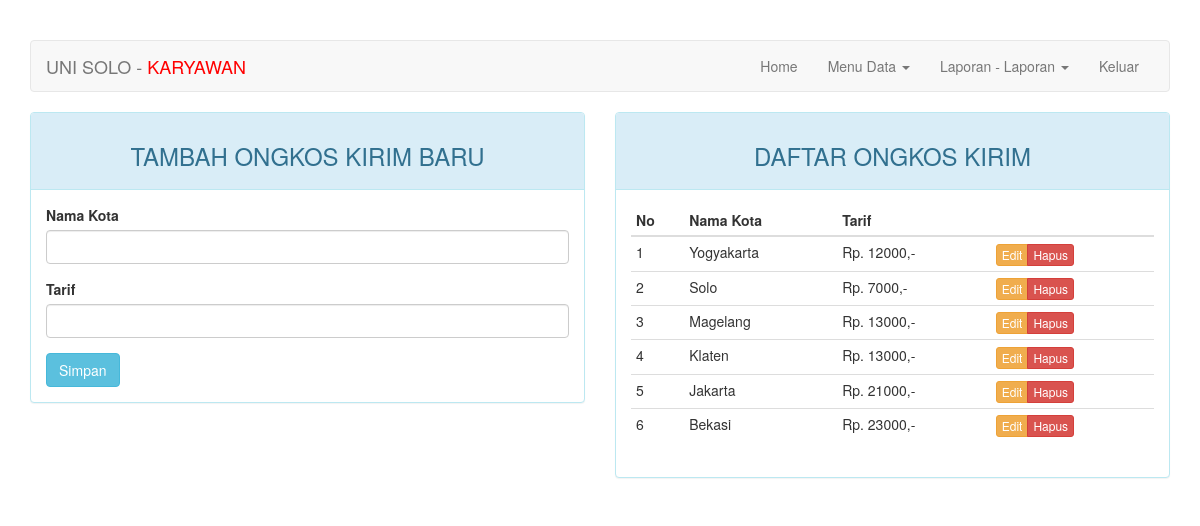
Screenshot of /karyawan/index.php?halaman=ongkos_kirim (signed in) with the database file from the repository.
### tables this page shows
CREATE TABLE IF NOT EXISTS `ongkos_kirim` (
`id_ongkos_kirim` int(3) NOT NULL,
  `kota` varchar(10) NOT NULL,
  `tarif` int(6) NOT NULL
);

### karyawan/halaman/ongkos_kirim.php (the view, shortened to what this page needs)
<div class="col-md-6">
    <div class="panel panel-info">
        <div class="panel-heading"><h3 class="text-center">TAMBAH ONGKOS KIRIM BARU</h3></div>
        <div class="panel-body">
            <form action="<?=$_SERVER['REQUEST_URI']?>" method="POST">
                <div class="form-group">
                    <label for="kota">Nama Kota</label>
                    <input type="text" name="kota" class="form-control">
                </div>
                <div class="form-group">
                    <label for="tarif">Tarif</label>
                    <input type="text" name="tarif" class="form-control">
                </div>
                <button type="submit" class="btn btn-info">Simpan</button>
            </form>
        </div>
    </div>
</div>
<div class="col-md-6">
    <div class="panel panel-info">
        <div class="panel-heading"><h3 class="text-center">DAFTAR ONGKOS KIRIM</h3></div>
        <div class="panel-body">
            <table class="table table-condensed">
                <thead>
                    <tr>
                        <th>No</th>
                        <th>Nama Kota</th>
                        <th>Tarif</th>
                        <th></th>
                    </tr>
                </thead>
                <tbody>
                <?php if ($query = $koneksi->query("SELECT * FROM ongkos_kirim")): ?>
                    <?php $no = 1; ?>
                    <?php while($ongkos_kirim = $query->fetch_assoc()): ?>
                    <tr>
                        <td><?=$no++?></td>
                        <td><?=$ongkos_kirim['kota'] ?></td>
                        <td>Rp. <?=$ongkos_kirim['tarif'] ?>,-</td>
                        <td>
                            <div class="btn-group">
                                <a href="?halaman=ongkos_kirim&action=update&id=<?=$ongkos_kirim['id_ongkos_kirim']?>" class="btn btn-warning btn-xs">Edit</a>
                                <a href="?halaman=ongkos_kirim&action=delete&id=<?=$ongkos_kirim['id_ongkos_kirim']?>" class="btn btn-danger btn-xs">Hapus</a>
                            </div>
                        </td>
                    </tr>
                    <?php endwhile ?>
                <?php endif ?>
                </tbody>
            </table>
        </div>
    </div>
</div>

### karyawan/index.php (style rules this page uses)
body { margin-top: 40px; }

### rows the page displays
ongkos_kirim: kota "Yogyakarta", tarif "12000"
ongkos_kirim: kota "Solo", tarif "7000"
ongkos_kirim: kota "Magelang", tarif "13000"
ongkos_kirim: kota "Klaten", tarif "13000"
ongkos_kirim: kota "Jakarta", tarif "21000"
ongkos_kirim: kota "Bekasi", tarif "23000"

### other values shown
$_SESSION['nama_karyawan'] "KARYAWAN"
